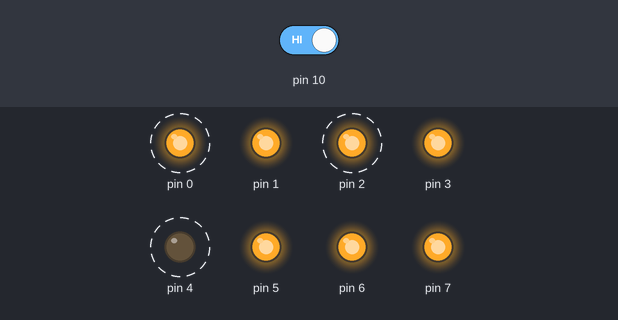
Simulated run of this sketch. Board: Arduino Uno, built with avr-gcc and run on an emulated ATmega328P. Shown: output pins drawn as LEDs (lit = HIGH). Dashed ring = blinking. Inputs (shaded band) come from the test bench; at power-on: pin 10 HIGH. Random numbers use the default seed unless the sketch sets one.

Above: at 1.2 s.
1.3 s: pin 10 driven LOW
At 2.5 s:
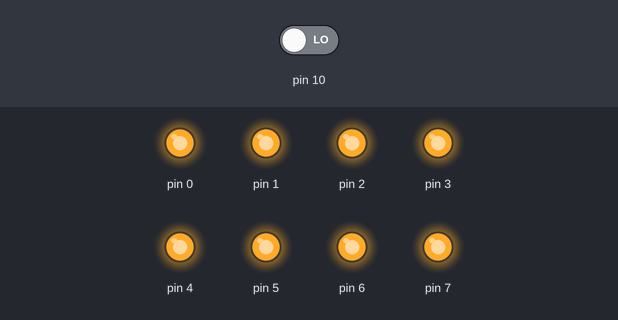
2.8 s: pin 10 driven HIGH
At 3.08 s:
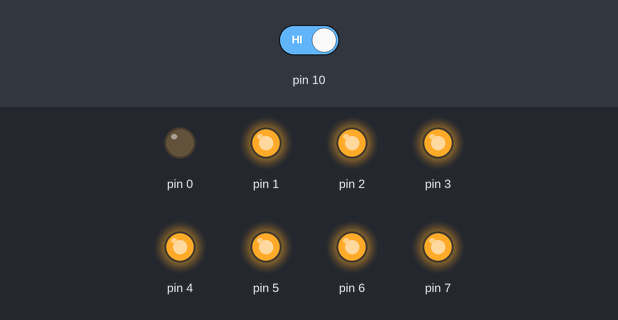
At 3.62 s:
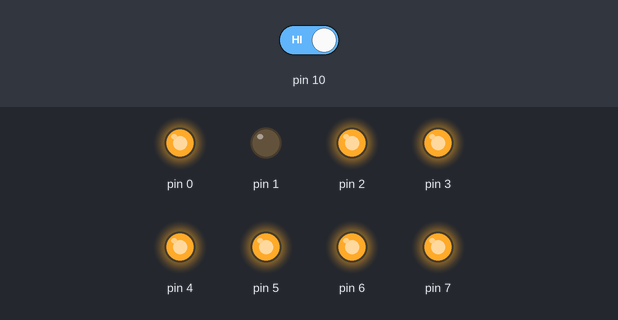
Timing chart, 0 to 14.8 s (numbered marks = the images above; inputs shaded):
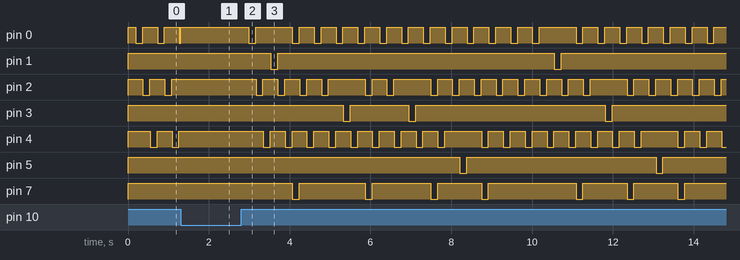

The sketch:

2Streamer_1.0.0.ino
```cpp
#include <MsTimer2.h>

unsigned int SOA = 180;
unsigned int ResetTime = 10;
unsigned char RandomRange[] = {3,17};
unsigned char StdSequence[] = {1,4,16};
unsigned char DevSequence[] = {2,8,32};

unsigned char NumStream = sizeof(StdSequence);
unsigned char NumSound[sizeof(StdSequence)];
unsigned char StreamNum = 0;
unsigned char EachStreamCount[sizeof(StdSequence)];
unsigned char DelayCount = 0;
boolean Previous = false;

volatile boolean flag = false;

void setup() {

  //------------------------------------------------------------
  //Port Settings
  DDRD = 0xFF;
  DDRB = 0x00;
  //------------------------------------------------------------

  //------------------------------------------------------------
  //Initialization
  Initialize();

  pinMode(10,INPUT);
  randomSeed(analogRead(0));
  MsTimer2::set(SOA,Interrupt);

  //------------------------------------------------------------

}

void loop() {

  if(flag == 1){

    //------------------------------------------------------------
    //Delay for Pulse
    delay(ResetTime);

    //------------------------------------------------------------
    //Main Sound Sequence

    if(NumSound[StreamNum] == 2){
      PORTD = ~DevSequence[StreamNum];
    }else if(NumSound[StreamNum] == 1){
      PORTD = ~(StdSequence[StreamNum] | 0x80);
    }else{
      PORTD = ~StdSequence[StreamNum];
    }

    //------------------------------------------------------------
    //Reset Some Values
    NumSound[StreamNum]--;
    if(NumSound[StreamNum] == 0){
      NumSound[StreamNum] = random(RandomRange[0],RandomRange[1]);
    }
    StreamNum++;
    if(StreamNum == NumStream){
      StreamNum = 0;
    }
    //------------------------------------------------------------
    //Reset Flag
    flag = 0;
    //------------------------------------------------------------

  }

  //------------------------------------------------------------
  //Switch
  if((PINB & 0x04) == 0 && Previous == true){
    MsTimer2::stop();
    Initialize();
    Previous = 0;
  }

  if ((PINB & 0x04) == 0x04 && Previous == false){
    Previous = 1;
    MsTimer2::start();
  }
  //------------------------------------------------------------

}

void Initialize(){
    PORTD = ~0x00;
    StreamNum = 0;
    for(int i=0;i<NumStream;i++){
      NumSound[i] = random(RandomRange[0],RandomRange[1]);
    }
    //NumSound[0] = 3;
    //NumSound[1] = 3;
}

void Interrupt(){
  if (StreamNum < NumStream){
    PORTD = ~0x00;
    flag = 1;
  }
}
```

Measured:
- after the input at 2.8 s, pin 0: HIGH → LOW after 0.19 s, → HIGH 0.17 s later, → LOW 0.91 s later, → HIGH 0.17 s later, … (40 changes in this stretch); pin 1: alternates HIGH for 6.9 s and LOW for 0.17 s, starting after 0.73 s
- by itself, pin 2, pin 4: alternates HIGH for 0.37 s and LOW for 0.17 s
